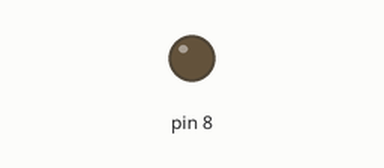
Recording of a sketch running on a simulated Arduino Uno, built with avr-gcc and run on an emulated ATmega328P. On the bench: output pins drawn as LEDs (lit = HIGH). The modem accepts every AT command (registered, SIM ready, sends succeed) and sends nothing else.

Above: at 6.8 s.
At 13.8 s:
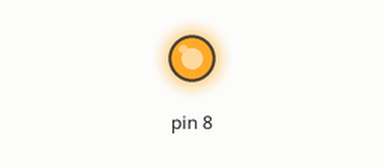
Timing chart, 0 to 15.3 s (numbered marks = the images above):
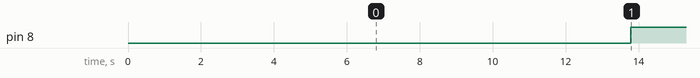

The sketch:

Comunica__o_ESP.ino
```cpp
#include <SoftwareSerial.h>

SoftwareSerial serial(2,3); //(Arduino RX/ ESP TX), (Arduino TX/ ESP RX)

#define CODE_CONECTAR '1'
#define CODE_REDE_STATUS '2'
#define CODE_IP '3'
#define CODE_CHECK '4'
#define CODE_RESET '0'
#define DELAY 10

struct ServidorWifi
{
  bool comecou = false;
  long TIMEOUT = 6000;

  String IP = "";
  int controlador = -1;
  unsigned long comunicacao = 0;

  ServidorWifi()
  {
  }

  void begin()
  {
    delay(500);
    serial.begin(115200);
    consumir();
    if(sendWithOk("AT\r\n") == 2 || !comecou)
    {
      sendWithOk("AT+CIOBAUD=38400\r\n");
    }
    comecou = true;
    serial.begin(38400);
    getIPFromModule();
    delay(100);
    if(isIPValido())
      configurarRede();
    else
      sendWithOk("AT+CWQAP\r\n");
  }

  void reset()
  {
    sendWithOk("AT+CWQAP\r\n");
    //sendWithOk("AT+RST\r\n");
    serial.begin(115200);
    sendWithOk("AT+CWQAP\r\n");
    //sendWithOk("AT+RST\r\n");
    IP = "";
    sendWithOk("AT+CIOBAUD=38400\r\n");
    configurarRede();
    serial.begin(38400);
  }

  void conectarRede(String ssid, String senha)
  {
    if(!comecou) begin();
    TIMEOUT = 12000;
    sendWithOk("AT+CWJAP=\""+ssid+"\",\""+senha+"\"\r\n");
    getIPFromModule();
    TIMEOUT = 6000;
    configurarRede();
  }

  void configurarRede()
  {
    sendWithOk("AT+CWMODE=1\r\n");
    sendWithOk("AT+CIPMUX=1\r\n");
    sendWithOk("AT+CIPSERVER=1,13130\r\n");
    sendWithOk("AT+CIPCLOSE=1\r\n");
    sendWithOk("AT+CIPSTART=1,\"UDP\",\"0.0.0.0\",13000,13000,2\r\n");
  }

  int sendWithOk(String msg)
  {
     serial.print(msg);
     return consumir();
  }

  void getIPFromModule()
  {
    serial.print("AT+CIFSR\r\n");
    long t = millis();
    IP = "";
    while(!serial.available() && (millis() - t) < TIMEOUT){delay(DELAY);}
    if(serial.available())
    {
      delay(50);
      if(serial.find("+CIFSR:STAIP,\""))
      {

        char c;
        while((millis() - t) < TIMEOUT)
        {
          c = get();
          if(c != '\"')
          {
            IP += c;
          }else
          {
            break;
          }
        }
      }else
      {
        consumir();
      }
    }
  }

  int consumir()
  {
     int estado = 0;
     unsigned long t;
     char c;
     //String messageBack = "";
     bool ok = false;
     t = millis();
     while(!serial.available() && (millis() - t) < TIMEOUT){delay(DELAY);}
     delay(DELAY);
     while((millis() - t) < TIMEOUT)// && estado != 3)
     {
       c = get();
       if(c == -1) break;
       //messageBack += c;

       switch(estado)
       {
         case 0:
           if(c == 'O') estado = 1;
           break;
         case 1:
           if(c == 'K'){ estado = 2; ok = true;}
           else estado = 0;
           break;
         case 3: if(c == '\n') {estado = 4;} break;
         default:
           if(c == '\r') estado = 3;
           if(c == 'O') estado = 1;
           break;
       }
       if(estado == 4) break;
     }

     //if(estado != 4) messageBack += "!!!TIMEOUT!!!";
     //messageBack += '\0';
     //Serial.println("Consumiu=\n" + messageBack + "\n===");

     if(c == -1)
     {
       if(ok) return 2;
       return 1;
     }else if(estado == 4)
     {
       if(ok) return 2;
       return 1;
     }
     else return 0;
  }

  char get()
  {
    unsigned long t = millis();
    while(!serial.available() && (millis()-t) < TIMEOUT){delay(DELAY);}
    return serial.read();
  }

  void read(int n, void* vetor)
  {
    int i;
    char* vetorChar = (char*)vetor;
    for(i = 0; i < n; i++)
    {
      vetorChar[i] = get();
    }
  }

  void read(int* a)
  {
    read(sizeof(int), a);
  }

  bool isIPValido()
  {
    int i = 0;
    int p = 0;
    int n = 0;
    if(!IP.length()) return false;
    while(IP[i])
    {
      if(IP[i] == '.')
      { p++;
        if(n > 3 || !n) return false;
        n = 0;
      }else if(IP[i] >= '0' && IP[i] <= '9')
      {
        n++;
      }else
      {
        return false;
      }
      i++;
    }
    if(n == 1 && IP[i-1] == '0') return false;
    return (n && (p == 3));
  }

  void requestCommands()
  {
    if(controlador == -1 || (millis() - comunicacao > 10000)) return;
    String comando = "S9";
    String cipSend = "AT+CIPSEND=";
          cipSend += controlador;
          cipSend += ",";
          cipSend += comando.length();
          cipSend += "\r\n";
    sendWithOk(cipSend);
    sendWithOk(comando);
  }

  void receberDados()
  {
    if(serial.available())
    {
      if(serial.find("+IPD,"))
      {
        //Serial.println("Recebeu conexao");

        delay(DELAY);
        int id = get() - 48;
        //Serial.println(connectionId);


        if(id != 1)
        {
          controlador = id;
          comunicacao = millis();

          get();

          long tamanhoEntrada = 0;
          long i;
          char c = get();

          while(c != ':')
          {
            tamanhoEntrada = tamanhoEntrada*10 + c-48;
            c = get();
          }

          String recebido = "";

          while(tamanhoEntrada)
          {
            c = get();
            recebido += c;
            tamanhoEntrada--;
          }

          recebido += '\0';

          Serial.println(recebido);
          /*
          String resposta = "OK";
          String cipSend = "AT+CIPSEND=";
          cipSend += id;
          cipSend += ",";
          cipSend += resposta.length();
          cipSend += "\r\n";

          sendWithOk(cipSend);
          sendWithOk(resposta);*/
        }else
        {
          String cipSend = "AT+CIPSEND=";
          cipSend += id;
          cipSend += ",";
          cipSend += IP.length();
          cipSend += "\r\n";
          sendWithOk(cipSend);
          sendWithOk(IP);
        }

      }else
      {
        consumir();
      }
    }
  }
};

ServidorWifi servidor;

void processarSerial()
{
  int estado = 0;
  char c;
  //Serial.println("Atualizando Serial");
  if(Serial.available() && Serial.peek() == 'C')
  {
    delay(DELAY);
    while(Serial.available())
    {
      c = Serial.read();
      Serial.peek();
      switch(estado)
      {
        case 0:
          if(c == 'C'){ estado = 1;}
          break;
        case 1:
          if(c == 'E'){ estado = 2;}
          else{ estado = 0;}
          break;
        case 2:
          if(c == 'P'){ estado = 3;}
          else{ estado = 0;}
          break;
        default:
          estado = 0;
          break;
      }
      if(estado == 3)
      {
        c = Serial.read();
        if(c == CODE_CONECTAR)
        {
          int i;
          String nome = Serial.readStringUntil('=');
          String senha = Serial.readStringUntil('=');

          servidor.conectarRede(nome, senha);
        }else if(c == CODE_REDE_STATUS)
        {
          Serial.println(servidor.isIPValido());
        }else if(c == CODE_IP)
        {
          Serial.println(servidor.IP);
        }else if(c == CODE_CHECK)
        {
          if(servidor.sendWithOk("AT\r\n") == 2) Serial.println("Parece estar OK");
          else Serial.println("Nao estah funcionando corretamente");
        }else if(c == CODE_RESET)
        {
          servidor.reset();
        }
      }
    }
  }
}

void setup()
{
  Serial.begin(9600);
  servidor.begin();
  pinMode(8, OUTPUT);
}

long mil = 0;

void loop()
{
  processarSerial();
  servidor.receberDados();
  if(millis()-mil > 100)
  {
    mil = millis();
    servidor.requestCommands();
  }
  digitalWrite(8, servidor.isIPValido());
}
```

Measured:
- by itself, pin 8: LOW → HIGH at 13.8 s
